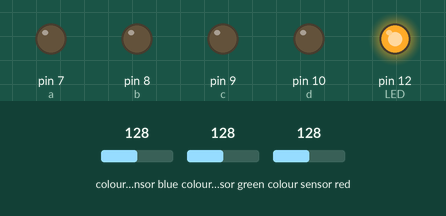
The sketch below on a simulated Arduino Uno, built with avr-gcc and run on an emulated ATmega328P. On the bench: output pins drawn as LEDs (lit = HIGH). Wiring (inferred from the names in the program): TCS3200 colour sensor: output pin 2; S2 pin 5; S3 pin 6; S0 pin 3; S1 pin 4. The inputs (shaded band) are chosen by the test bench; at power-on: colour sensor blue 128, colour sensor green 128, colour sensor red 128. Pins used as bus, display or sensor lines are not drawn; what the sketch prints to the serial monitor is not drawn.

Above: at 0.3 s.
Timing chart, 0 to 1.8 s (numbered marks = the images above):
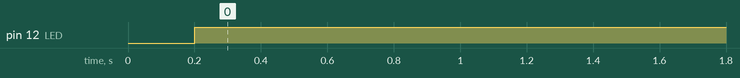

Measured:
- by itself, pin 12 (LED): LOW → HIGH at 0.20 s

The sketch:

color_sensor.ino
```cpp
int S0 = 3, S1 = 4, S2 = 5, S3 = 6;
int a = 7, b = 8, c = 9, d = 10;
int taosOutPin = 2;
int LED = 12;
int debug = 99;
int temp = 99;

void setup() {
  TCS3200setup();
  Serial.begin(9600);
  Serial.println("-ready-");
  delay(100);
}

// primary loop takes color readings from all four channels and displays the raw values once per second.  What you might wish to do with those values is up to you...
void loop() {
  detectColor(taosOutPin);
  Serial.println("-");
  delay(1000);
}

int detectColor(int taosOutPin){
  float white = colorRead(taosOutPin,0,1);
  float red = colorRead(taosOutPin,1,1);
  float blue = colorRead(taosOutPin,2,1);
  float green = colorRead(taosOutPin,3,1);
  Serial.print("white ");
  Serial.println(white);
  Serial.print("red ");
  Serial.println(red);
  Serial.print("blue ");
  Serial.println(blue);
  Serial.print("green ");
  Serial.println(green);
  debug = 100;
  //Serial.print("debug ");
  //Serial.println(debug);
  if((white>6 && white<10) &&(red>20 && red<26)&&(blue>20 && blue<26)&&(green>23 && green<28)){//coke - white:8,red:23-24,blue:23,green:26-27
    digitalWrite(b, HIGH);
    debug = 1;
    Serial.print("debug ");
    Serial.println(debug);
  }
  else if((white>3 && white<6) &&(red>10 && red<16)&&(blue>10 && blue<15)&&(green>7 && green<15)){//orange juice - white:6,red:18-19,blue:18,green:16-17
    digitalWrite(c, HIGH);
    debug = 2;
    Serial.print("debug ");
    Serial.println(debug);
  }
  else if((white>5 && white<9) &&(red>17 && red<24)&&(blue>17 && blue<24)&&(green>15 && green<24)){//greenapple gatorade - white:7,red:22,blue:22,green:16
    digitalWrite(d, HIGH);
    debug = 3;
    Serial.print("debug ");
    Serial.println(debug);
  }
  else{
    debug = 5;
    Serial.print("debug ");
    Serial.println(debug);
    digitalWrite(a, LOW);
    digitalWrite(b, LOW);
    digitalWrite(c, LOW);
    digitalWrite(d, LOW);
  }
  /*
  if (temp == 0) {
    Serial.println("0인가봉가");
  }
  else if (temp == 1){
    Serial.println("1인가봉가");
  }
  else{
    Serial.println("뭔가잘못됐댜봉가");
  }*/
  debug = 106;
  //Serial.print("debug ");
  //Serial.println(debug);
}
//coke,orange,powerade

/*
This section will return the pulseIn reading of the selected color.
It will turn on the sensor at the start taosMode(1), and it will power off the sensor at the end taosMode(0)
color codes: 0=white, 1=red, 2=blue, 3=green
if LEDstate is 0, LED will be off. 1 and the LED will be on.
taosOutPin is the ouput pin of the TCS3200.
*/
float colorRead(int taosOutPin, int color, boolean LEDstate){
  //turn on sensor and use highest frequency/sensitivity setting
  taosMode(1);
  //setting for a delay to let the sensor sit for a moment before taking a reading.
  int sensorDelay = 100;
  //set the S2 and S3 pins to select the color to be sensed
  if(color == 0){//white
    digitalWrite(S3, LOW); //S3
    digitalWrite(S2, HIGH); //S2
    // Serial.print(" w");
  }
  else if(color == 1){//red
    digitalWrite(S3, LOW); //S3
    digitalWrite(S2, LOW); //S2
    // Serial.print(" r");
  }
  else if(color == 2){//blue
    digitalWrite(S3, HIGH); //S3
    digitalWrite(S2, LOW); //S2
    // Serial.print(" b");
  }
  else if(color == 3){//green
    digitalWrite(S3, HIGH); //S3
    digitalWrite(S2, HIGH); //S2
    // Serial.print(" g");
  }
  // create a var where the pulse reading from sensor will go
  float readPulse;
  delay(sensorDelay);
  // now take a measurement from the sensor, timing a low pulse on the sensor's "out" pin
  readPulse = pulseIn(taosOutPin, LOW, 80000);
  //if the pulseIn times out, it returns 0 and that throws off numbers. just cap it at 80k if it happens
  if(readPulse < .1){
    readPulse = 80000;
  }
  //turn off color sensor and LEDs to save power
  taosMode(0);
  // return the pulse value back to whatever called for it...
  return readPulse;
}

// Operation modes area, controlled by hi/lo settings on S0 and S1 pins.
//setting mode to zero will put taos into low power mode. taosMode(0);
void taosMode(int mode){
  if(mode == 0){
    //power OFF mode-  LED off and both channels "low"
    digitalWrite(LED, HIGH);
    digitalWrite(S0, LOW);
    digitalWrite(S1, LOW);
    //  Serial.println("mOFFm");
  }
  else if(mode == 1){
    //this will put in 1:1, highest sensitivity
    digitalWrite(S0, HIGH);
    digitalWrite(S1, HIGH);
    // Serial.println("m1:1m");
  }
  else if(mode == 2){
    //this will put in 1:5
    digitalWrite(S0, HIGH);
    digitalWrite(S1, LOW);
    //Serial.println("m1:5m");
  }
  else if(mode == 3){
    //this will put in 1:50
    digitalWrite(S0, LOW);
    digitalWrite(S1, HIGH);
  //Serial.println("m1:50m");
  }
  return;
}

void TCS3200setup(){
  pinMode(a,OUTPUT);
  pinMode(b,OUTPUT);
  pinMode(c,OUTPUT);
  pinMode(d,OUTPUT);
  pinMode(LED,OUTPUT);
  //communication freq (sensitivity) selection
  pinMode(S0,OUTPUT);
  pinMode(S1,OUTPUT);
  //color mode selection
  pinMode(S2,OUTPUT);
  pinMode(S3,OUTPUT);
  //color response pin (only actual input from taos)
  pinMode(taosOutPin, INPUT);
  digitalWrite(a, LOW);
  digitalWrite(b, LOW);
  digitalWrite(c, LOW);
  digitalWrite(d, LOW);
  return;
}
```
